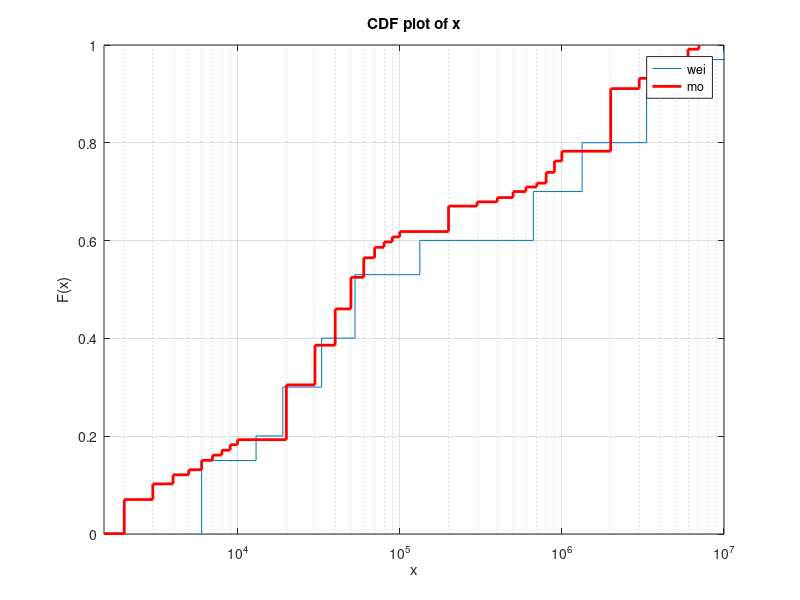

MATLAB code for this plot:
clc,clear,close all

cdf_m = [0.001
    0.07
    0.1
    0.12
    0.13
    0.15
    0.16
    0.17
    0.18
    0.19
    0.3
    0.38
    0.45
    0.51
    0.55
    0.57
    0.58
    0.59
    0.6
    0.65
    0.66
    0.67
    0.68
    0.69
    0.7
    0.72
    0.74
    0.76
    0.88
    0.9
    0.92
    0.93
    0.96
    0.97]


size_m =[1500
    2000
    3000
    4000
    5000
    6000
    7000
    8000
    9000
    10000
    20000
    30000
    40000
    50000
    60000
    70000
    80000
    90000
    100000
    200000
    300000
    400000
    500000
    600000
    700000
    800000
    900000
    1000000
    2000000
    3000000
    4000000
    5000000
    6000000
    7000000
    8000000]

cdf_wei =[ 0
    0.15
    0.2
    0.3
    0.4
    0.53
    0.6
    0.7
    0.8
    0.9
    0.97
    1];


size_wei = [6
    6
    13
    19
    33
    53
    133
    667
    1333
    3333
    6667
    20000]*10^3;


%%  wei
seed = rand;
rng(seed)
for i=1:1000000
    randomnum = rand;
    select =  find(cdf_wei>randomnum) ;
    websearch_bytes(i) = size_wei(select(1));
end

figure, h = cdfplot(websearch_bytes); 
set(gca,'XScale','log'); title('web search wei')
xlim([0 10*10^6]) 
% histogram(websearch_bytes,200)
% figure, stem(websearch_bytes)



%%  mooo
for i=1:10000
    randomnum = rand;
    while randomnum>0.97
        randomnum = rand;
    end
    select =  find(cdf_m>randomnum) ;
    websearch_bytes_m(i) = size_m(select(1));
end
hold on, h = cdfplot(websearch_bytes_m); 
 
set(h,'linewidth',2); 
set(h,'Color','r');
set(gca,'XScale','log'); 

xlim([0 10*10^6])

legend(['wei'],['mo'])



